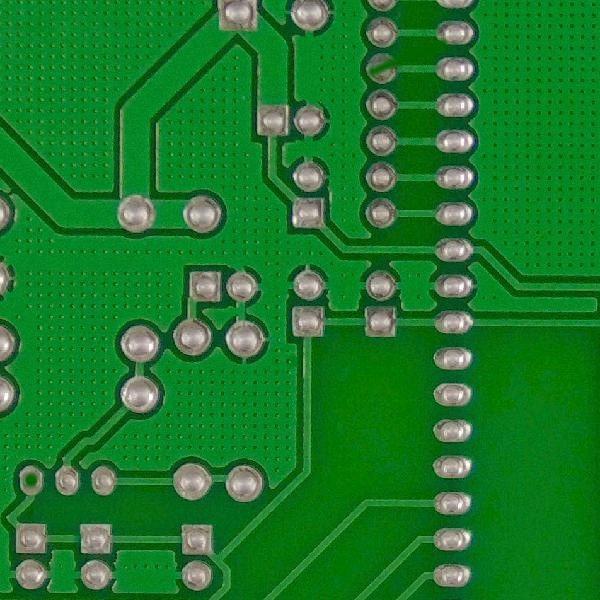
#> input picture example.jpg, 600 x 600 px
$ python -i augmentations.py   (imports and definitions only)
#> lines starting #> are read from the running program, lines starting #| are printed output that depends on the picture
"""Custom augmentations for grayscale PCB defect training."""

from collections import Counter
from typing import Tuple, List, Optional

import cv2
import numpy as np


def to_grayscale(img: np.ndarray) -> np.ndarray:
    """Convert BGR image to grayscale (3-channel for YOLO compatibility)."""
    gray = cv2.cvtColor(img, cv2.COLOR_BGR2GRAY)
    return cv2.cvtColor(gray, cv2.COLOR_GRAY2BGR)


# [312 lines left out: functions find_background_color, binarize_real, binarize_real_edges, binarize_synth, random_crop_zoom, sample_crop_params and 1 more, not called in this run]


class GrayscaleAugmentor:
    """Augmentor for grayscale training with binarization and zoom."""

    def __init__(
        self,
        binarize_prob: float = 0.25,
        crop_prob: float = 0.25,
        crop_scale_range: Tuple[float, float] = (0.3, 0.7)
    ):
        self.binarize_prob = binarize_prob
        self.crop_prob = crop_prob
        self.crop_scale_range = crop_scale_range

    def __call__(
        self,
        img: np.ndarray,
        labels: Optional[np.ndarray] = None
    ) -> Tuple[np.ndarray, Optional[np.ndarray]]:
        """Apply augmentations.

        Args:
            img: BGR image (color)
            labels: YOLO format labels (N, 5) or None

        Returns:
            (augmented_img, adjusted_labels)
        """
        # Keep original color image for potential binarization
        color_img = img.copy()

        # Random crop (zoom-in) - apply before color transforms
        if labels is not None and np.random.random() < self.crop_prob:
            color_img, labels = random_crop_zoom(color_img, labels, self.crop_scale_range)

        # Decide: binarize OR grayscale
        if np.random.random() < self.binarize_prob:
            # Binarization needs color image to detect pads/traces
            img = binarize_synth(color_img)
        else:
            # Simple grayscale conversion
            img = to_grayscale(color_img)

        return img, labels

>>> import cv2
>>> picture = cv2.imread('../example.jpg')
#> picture is the input picture: shape (600, 600, 3); mean B, G, R 43.1, 122.8, 26.6
>>> result = GrayscaleAugmentor()(picture)
#> in to_grayscale, `gray = cv2.cvtColor(img, cv2.COLOR_BGR2GRAY)`:
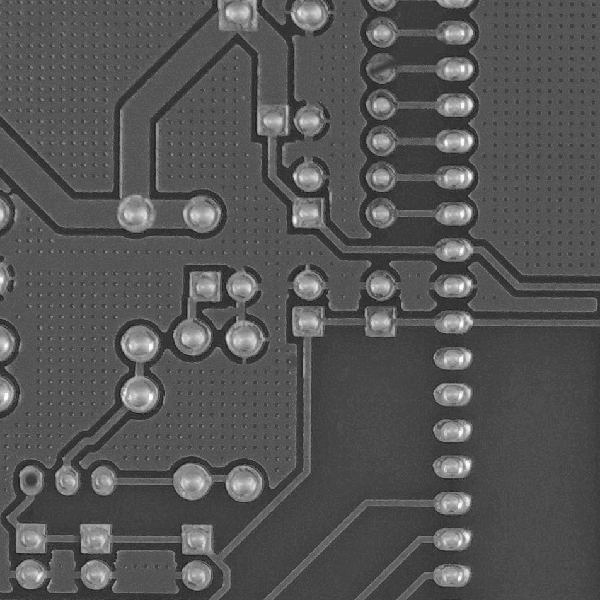
#> gray: shape (600, 600); min 20, max 254, mean 84.9
